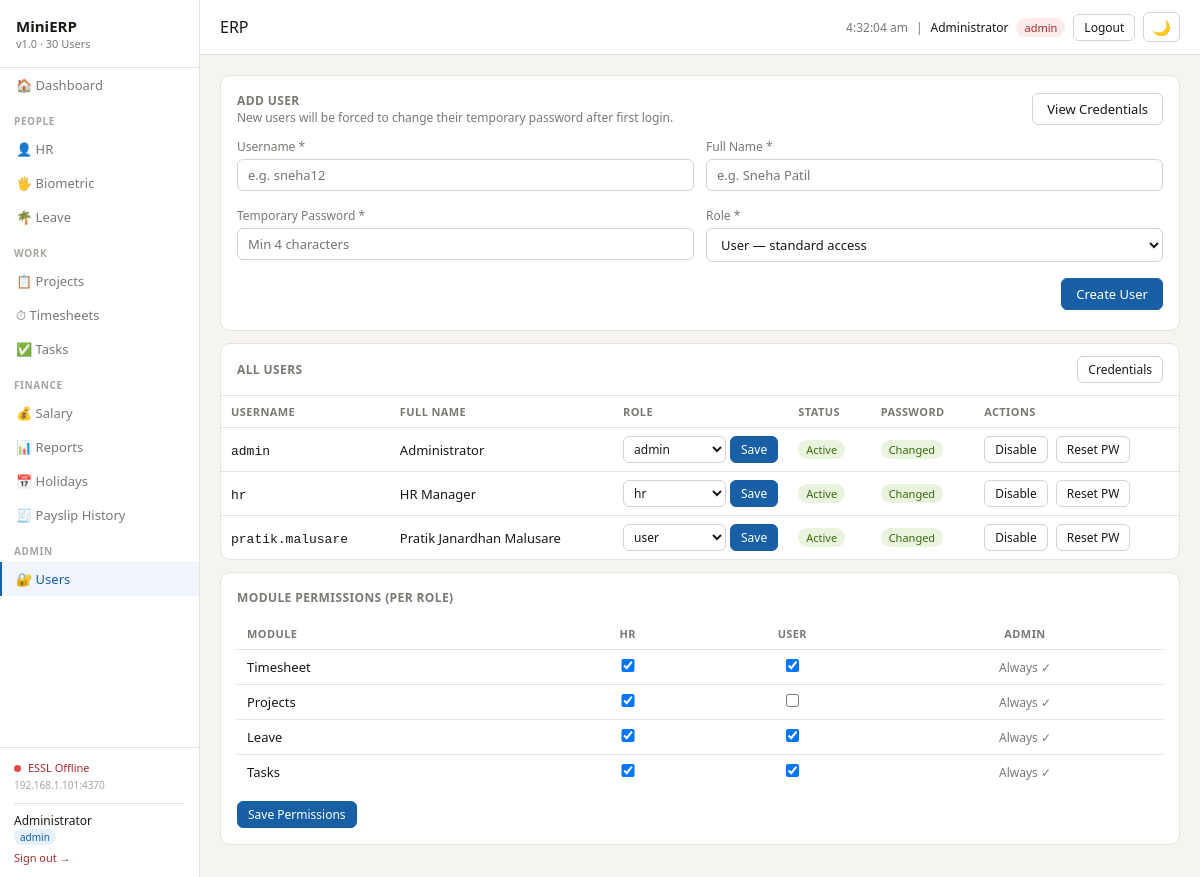
The app's page /users (signed in) with its own data.
### tables this page shows
CREATE TABLE users (
        id          INTEGER PRIMARY KEY AUTOINCREMENT,
        username    TEXT UNIQUE NOT NULL,
        password    TEXT NOT NULL,
        full_name   TEXT NOT NULL,
        role        TEXT NOT NULL DEFAULT 'user',
        active      INTEGER DEFAULT 1,
        employee_id INTEGER UNIQUE REFERENCES employees(id)
    , must_change_password INTEGER DEFAULT 0, temp_password TEXT);

### modules/auth.py (the view)
@auth_bp.route("/users")
@roles_required("admin")
def users():
    conn = get_conn()
    users = conn.execute("""
        SELECT
            id,
            username,
            full_name,
            role,
            active,
            employee_id,
            must_change_password
        FROM users
    """).fetchall()
    perms = conn.execute("""
        SELECT *
        FROM role_permissions
        ORDER BY role, module
    """).fetchall()
    conn.close()
    modules = ["timesheet", "projects", "leave", "tasks"]
    roles = ["hr", "user"]
    perm_map = {r: {m: 0 for m in modules} for r in roles}
    for p in perms:
        if p["role"] in perm_map:
            perm_map[p["role"]][p["module"]] = p["allowed"]
    return render_template(
        "users.html",
        users=users,
        perm_map=perm_map,
        modules=modules,
        roles=roles,
    )

### modules/auth.py (called while the page is built, shortened)
def load_user(user_id):
    conn = get_conn()
    row = conn.execute(
        "SELECT * FROM users WHERE id=?",
        (user_id,),
    ).fetchone()
    conn.close()
    return User(row) if row and row["active"] else None

def roles_required(*roles):
    def decorator(f):
        @wraps(f)
        @login_required
        def wrapped(*args, **kwargs):
            if current_user.role not in roles:
                flash("You don't have permission to access that page.", "error")
                return redirect(url_for("hr.index"))
            return f(*args, **kwargs)
        return wrapped
    return decorator

@auth_bp.before_app_request
def force_password_change():
    if not current_user.is_authenticated:
        return
    allowed_endpoints = {
        "auth.change_password",
        "auth.logout",
        "static",
    }
    if current_user.must_change_password and request.endpoint not in allowed_endpoints:
        return redirect(url_for("auth.change_password"))

    @property
    def is_admin(self):
        return self.role == "admin"

    @property
    def is_hr(self):
        return self.role in ("admin", "hr")

    def can(self, module):
        if self.role == "admin":
            return True

### modules/db.py (called while the page is built)
def get_conn():
    conn = sqlite3.connect(DB_PATH)
    conn.row_factory = sqlite3.Row
    conn.execute("PRAGMA foreign_keys = ON")
    return conn

### templates/users.html (shortened to what this page needs)
{% extends "base.html" %}
{% set active = "users" %}
{% block content %}
<div class="card">
  <div style="display:flex;justify-content:space-between;align-items:center;margin-bottom:12px">
    <div>
      <div class="card-title" style="margin:0">Add User</div>
      <div style="font-size:12px;color:#7A7974">
        New users will be forced to change their temporary password after first login.
      </div>
    </div>
    <a href="{{ url_for('auth.credentials') }}" class="btn">
      View Credentials
    </a>
  </div>
  <form method="POST" action="{{ url_for('auth.add_user') }}">
    <div class="form-grid cols-2">
      <div class="form-field">
        <label>Username *</label>
        <input name="username" placeholder="e.g. sneha12" required>
      </div>
      <div class="form-field">
        <label>Full Name *</label>
        <input name="full_name" placeholder="e.g. Sneha Patil" required>
      </div>
      <div class="form-field">
        <label>Temporary Password *</label>
        <input type="password" name="password" placeholder="Min 4 characters" required>
      </div>
      <div class="form-field">
        <label>Role *</label>
        <select name="role">
          <option value="user">User — standard access</option>
        </select>
      </div>
      <div class="form-field span-2" style="display:flex;justify-content:flex-end">
        <button class="btn btn-primary" type="submit">Create User</button>
      </div>
    </div>
  </form>
</div>
<div class="card" style="padding:0;overflow:hidden">
  <div style="padding:12px 16px;border-bottom:1px solid #E5E3DC;display:flex;justify-content:space-between;align-items:center">
    <span class="card-title" style="margin:0">All Users</span>
    <a href="{{ url_for('auth.credentials') }}" class="btn btn-sm">
      Credentials
    </a>
  </div>
  <table>
    <thead>
      <tr>
        <th>Username</th>
        <th>Full Name</th>
        <th>Role</th>
        <th>Status</th>
        <th>Password</th>
        <th>Actions</th>
      </tr>
    </thead>
    <tbody>
      {% for u in users %}
      <tr>
        <td><code>{{ u.username }}</code></td>
        <td>{{ u.full_name }}</td>
        <td>
          {% if current_user.role == 'admin' and u.id != current_user.id %}
          <form method="POST"
                action="{{ url_for('auth.change_role', uid=u.id) }}"
                style="display:flex;gap:4px;align-items:center">
            <select name="role" style="padding:3px 6px;font-size:12px">
              {% for r in ["admin", "hr", "user"] %}
              <option value="{{ r }}" {{ 'selected' if u.role == r }}>
                {{ r }}
              </option>
              {% endfor %}
            </select>
            <button class="btn btn-sm btn-primary" type="submit">Save</button>
          </form>
          {% else %}
          <span class="badge {{ 'badge-red' if u.role == 'admin' else 'badge-blue' if u.role == 'hr' else 'badge-gray' }}">
            {{ u.role }}
          </span>
          {% endif %}
        </td>
        <td>
          <span class="badge {{ 'badge-green' if u.active else 'badge-amber' }}">
            {{ 'Active' if u.active else 'Disabled' }}
          </span>
        </td>
        <td>
          {% if u.must_change_password %}
          <span class="badge badge-amber">Change Required</span>
          {% else %}
          <span class="badge badge-green">Changed</span>
          {% endif %}
        </td>
        <td>
          <div class="flex">
            {% if u.id != current_user.id %}
            <form method="POST"
                  action="{{ url_for('auth.toggle_user', uid=u.id) }}"
                  style="display:inline">
              <button class="btn btn-sm" type="submit">
                {{ 'Disable' if u.active else 'Enable' }}
              </button>
            </form>
            {% endif %}
            <form method="POST"
                  action="{{ url_for('auth.reset_password', uid=u.id) }}"
                  style="display:inline"
                  onsubmit="return confirm('Reset this user password to their username?')">
              <button class="btn btn-sm" type="submit">
                Reset PW
              </button>
            </form>
          </div>
        </td>
      </tr>
      {% else %}
      <tr>
        <td colspan="6" style="text-align:center;padding:20px;color:#7A7974">
          No users found.
        </td>
      </tr>
      {% endfor %}
    </tbody>
  </table>
</div>
<div class="card">
  <div class="card-title">Module Permissions (per role)</div>
  <form method="POST" action="{{ url_for('auth.save_permissions') }}">
    <table style="margin-bottom:12px">
      <thead>
        <tr>
          <th>Module</th>
          <th style="text-align:center">HR</th>
          <th style="text-align:center">User</th>
          <th style="text-align:center">Admin</th>
        </tr>
      </thead>
      <tbody>
        {% for mod in modules %}
        <tr>
          <td style="text-transform:capitalize">{{ mod }}</td>
          {% for role in roles %}
          <td style="text-align:center">
            <input type="checkbox"
                   name="{{ role }}_{{ mod }}"
                   {{ 'checked' if perm_map[role][mod] }}>
          </td>
          {% endfor %}
          <td style="text-align:center">
            <span style="color:#7A7974;font-size:12px">Always ✓</span>
          </td>
        </tr>
        {% endfor %}
      </tbody>
    </table>
    <button class="btn btn-primary btn-sm" type="submit">
      Save Permissions
    </button>
  </form>
</div>
{% endblock %}

### templates/base.html (shortened to what this page needs)
<!DOCTYPE html>
<html lang="en">
<head>
</head>
<body>
<div class="sidebar">
  <div class="logo">MiniERP <span>v1.0 · 30 Users</span></div>
  <nav class="nav">
    <a href="/dashboard" class="{{ 'active' if active=='dashboard' }}">🏠 Dashboard</a>
    <div class="nav-section">People</div>
    <a href="/hr"        class="{{ 'active' if active=='hr' }}">👤 HR</a>
    <a href="/biometric" class="{{ 'active' if active=='biometric' }}">🖐 Biometric</a>
    {% if current_user.can('leave') %}
    <a href="/leave"     class="{{ 'active' if active=='leave' }}">🌴 Leave</a>
    {% endif %}
    <div class="nav-section">Work</div>
    {% if current_user.can('projects') %}
    <a href="/projects"  class="{{ 'active' if active=='projects' }}">📋 Projects</a>
    {% endif %}
    {% if current_user.can('timesheet') %}
    <a href="/timesheet" class="{{ 'active' if active=='timesheet' }}">⏱ Timesheets</a>
    {% endif %}
    {% if current_user.can('tasks') or current_user.is_hr %}
    <a href="/tasks" class="{{ 'active' if active=='tasks' }}">✅ Tasks</a>
    {% endif %}
    <div class="nav-section">Finance</div>
    <a href="/salary"    class="{{ 'active' if active=='salary' }}">💰 Salary</a>
    <a href="/reports"   class="{{ 'active' if active=='reports' }}">📊 Reports</a>
    {% if current_user.is_hr %}
    <a href="/holidays"  class="{{ 'active' if active=='holidays' }}">📅 Holidays</a>
    <a href="/salary/history" class="{{ 'active' if active=='payslip_history' }}">🧾 Payslip History</a>
    {% endif %}
    {% if current_user.is_authenticated and current_user.is_admin %}
    <div class="nav-section">Admin</div>
    <a href="/users"     class="{{ 'active' if active=='users' }}">🔐 Users</a>
    {% endif %}
  </nav>
  <div class="sidebar-footer">
    <div id="essl-status" style="line-height:1.5">
      <span id="essl-dot" class="sync-dot" style="background:#A8A5A0"></span>
      <span id="essl-label" style="font-size:11px;color:var(--text2)">Checking…</span><br>
      <span id="essl-addr" style="font-size:10px;color:var(--text3)"></span>
    </div>
    {% if current_user.is_authenticated %}
    <div style="margin-top:10px;padding-top:8px;border-top:1px solid var(--border)">
      <div style="font-size:12px;color:var(--text);font-weight:500">{{ current_user.full_name }}</div>
      <div style="font-size:11px;color:var(--text2);margin-bottom:6px">
        <span style="background:#E6F1FB;color:#185FA5;padding:1px 6px;border-radius:10px;font-size:10px">{{ current_user.role }}</span>
      </div>
      <a href="/logout" style="font-size:11px;color:#A32D2D">Sign out →</a>
    </div>
    {% endif %}
  </div>
</div>
<div class="main">
  <div class="topbar">
    <h1>{{ title | default("ERP") }}</h1>
    <div class="flex">
      <span style="font-size:12px;color:#7A7974" id="clock"></span>
      {% if current_user.is_authenticated %}
      <span style="font-size:12px;color:#7A7974">|</span>
      <span style="font-size:12px;font-weight:500">{{ current_user.full_name }}</span>
      <span class="badge {{ 'badge-red' if current_user.role=='admin' else 'badge-blue' if current_user.role=='hr' else 'badge-gray' }}">{{ current_user.role }}</span>
      <a href="/logout" class="btn btn-sm" style="font-size:12px">Logout</a>
      {% endif %}
      <button id="theme-toggle" class="btn btn-sm" onclick="toggleDark()" title="Toggle dark mode" style="font-size:15px;padding:4px 8px">🌙</button>
    </div>
  </div>
  <div class="content">
    {% block content %}{% endblock %}
  </div>
</div>
</body>
</html>

### templates/base.html (style rules this page uses)
* { box-sizing:border-box;margin:0;padding:0 }
:root { --bg:#F5F4F0;--bg2:#fff;--bg3:#FAFAF8; --border:#E5E3DC;--border2:#D5D3CB; --text:#1A1916;--text2:#7A7974;--text3:#A8A5A0; --nav-hover:#F5F4F0;--nav-active:#F0F4FB; --row-hover:#FAFAF8;--row-alt:#F5F4F0; --input-bg:#fff; }
body { font-family:Segoe UI,system-ui,sans-serif;background:var(--bg);color:var(--text);font-size:14px;display:flex;height:100vh;overflow:hidden }
a { color:inherit;text-decoration:none }
.sidebar { width:200px;background:var(--bg2);border-right:1px solid var(--border);display:flex;flex-direction:column;flex-shrink:0;height:100vh }
.logo { padding:16px;font-weight:600;font-size:15px;border-bottom:1px solid #E5E3DC }
.logo span { font-size:11px;font-weight:400;color:var(--text2);display:block }
.nav-section { font-size:10px;font-weight:600;color:var(--text3);padding:12px 14px 4px;letter-spacing:.6px;text-transform:uppercase }
.nav a { display:flex;align-items:center;gap:8px;padding:8px 14px;color:var(--text2);font-size:13px;border-left:2px solid transparent }
.nav a.active { background:var(--nav-active);color:#185FA5;font-weight:500;border-left-color:#185FA5 }
.sidebar-footer { padding:12px 14px;border-top:1px solid var(--border);font-size:11px;color:var(--text3);margin-top:auto }
.sync-dot { display:inline-block;width:7px;height:7px;border-radius:50%;background:#A8A5A0;margin-right:4px }
.main { flex:1;display:flex;flex-direction:column;overflow:hidden }
.topbar { padding:12px 20px;background:var(--bg2);border-bottom:1px solid var(--border);display:flex;justify-content:space-between;align-items:center;flex-shrink:0 }
.topbar h1 { font-size:16px;font-weight:500 }
.content { flex:1;overflow-y:auto;padding:20px }
.card { background:var(--bg2);border:1px solid var(--border);border-radius:10px;padding:16px;margin-bottom:12px }
.card-title { font-size:12px;font-weight:600;color:var(--text2);margin-bottom:12px;text-transform:uppercase;letter-spacing:.4px }
table { width:100%;border-collapse:collapse;font-size:13px }
th { text-align:left;padding:8px 10px;border-bottom:1px solid var(--border);font-size:11px;font-weight:600;color:var(--text2);text-transform:uppercase;letter-spacing:.4px }
td { padding:8px 10px;border-bottom:1px solid var(--border);vertical-align:middle }
tr:last-child td { border-bottom:none }
.badge { display:inline-flex;align-items:center;padding:2px 8px;border-radius:20px;font-size:11px;font-weight:500 }
.badge-green { background:#EAF3DE;color:#3B6D11 }
.badge-red { background:#FCEBEB;color:#A32D2D }
.btn { padding:6px 14px;border-radius:6px;font-size:13px;cursor:pointer;font-family:inherit;font-weight:500;border:1px solid #D5D3CB;background:#fff;color:#1A1916;display:inline-flex;align-items:center;gap:6px }
.btn-primary { background:#185FA5;color:#fff;border-color:#185FA5 }
.btn-sm { padding:4px 10px;font-size:12px }
input,select,textarea { padding:6px 10px;border:1px solid var(--border2);border-radius:6px;font-family:inherit;font-size:13px;background:var(--input-bg);color:var(--text);outline:none;width:100% }
label { font-size:12px;color:#7A7974;display:block;margin-bottom:4px }
.form-grid { display:grid;gap:12px }
.form-grid.cols-2 { grid-template-columns:1fr 1fr }
.form-field { margin-bottom:4px }
.span-2 { grid-column:1/-1 }
.flex { display:flex;gap:8px;align-items:center }

### records on screen
users: full_name "Administrator", role "admin", username "admin", active "Active", must_change_password "Changed", active "Disable"
users: username "hr", full_name "HR Manager", active "Active", must_change_password "Changed", active "Disable"
users: username "pratik.malusare", full_name "Pratik Janardhan Malusare", active "Active", must_change_password "Changed", active "Disable"

### other values on screen
{{ title | default("ERP") }} "ERP"
{{ mod }} "Timesheet" "Projects" "Leave" "Tasks"
form field role "admin"
form field role "hr"
form field role "user"
